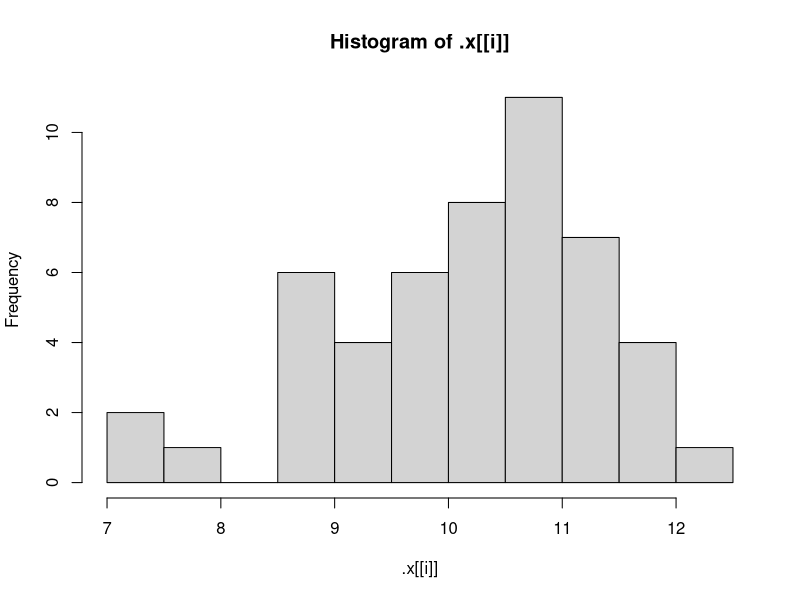
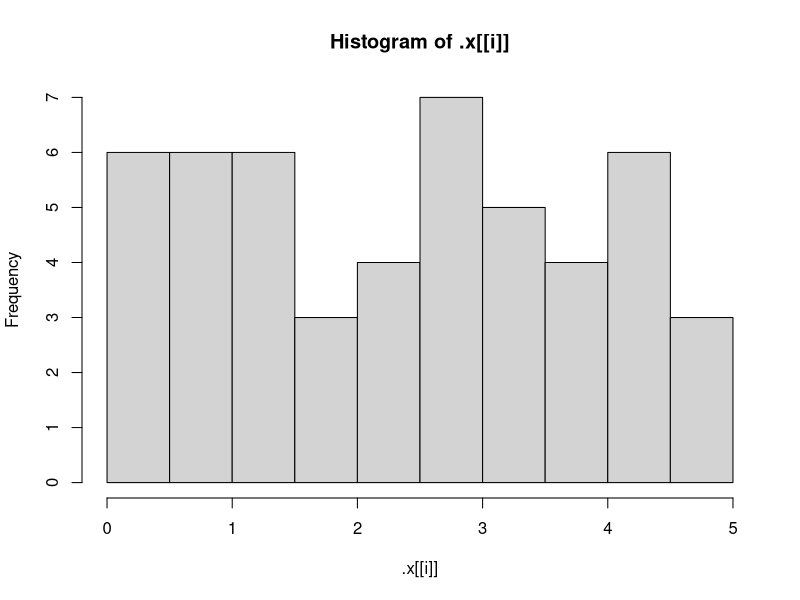
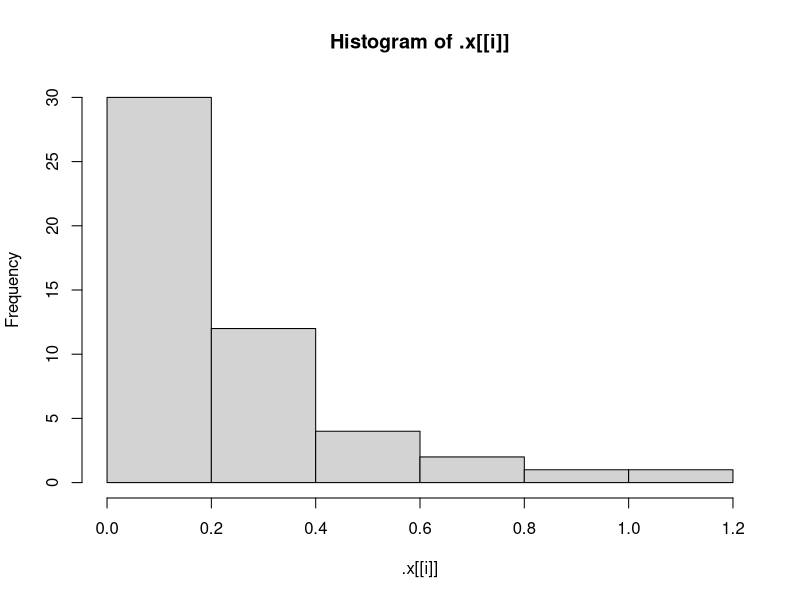
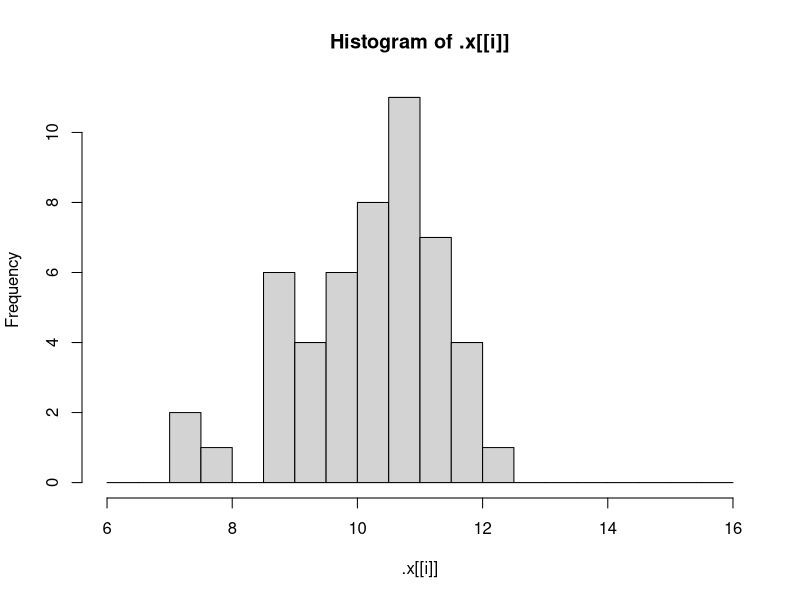
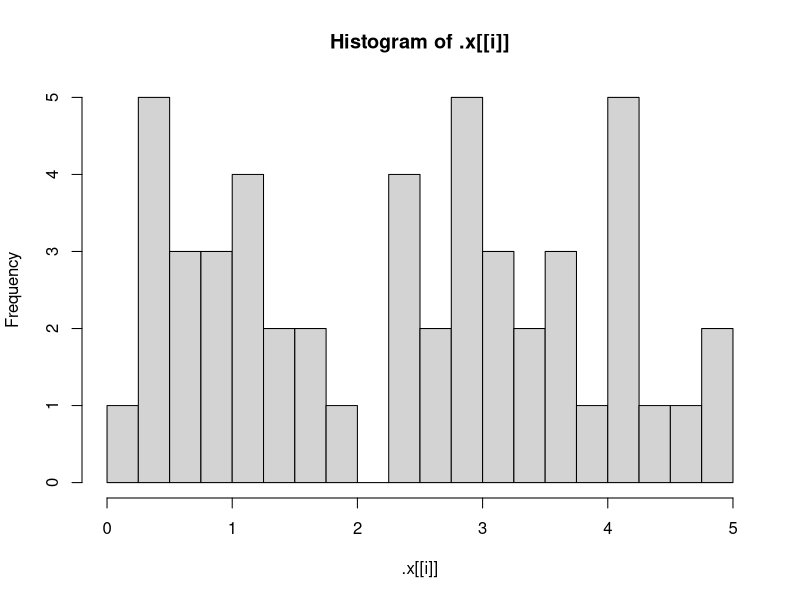
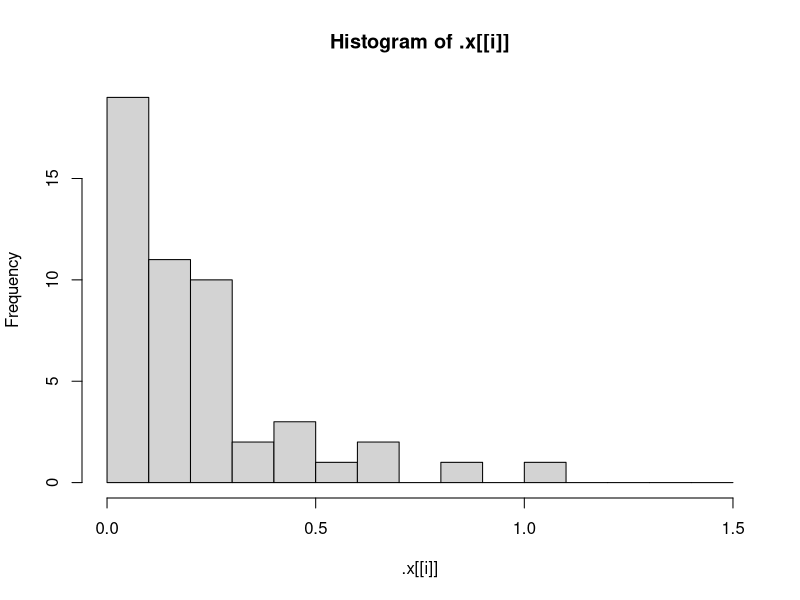
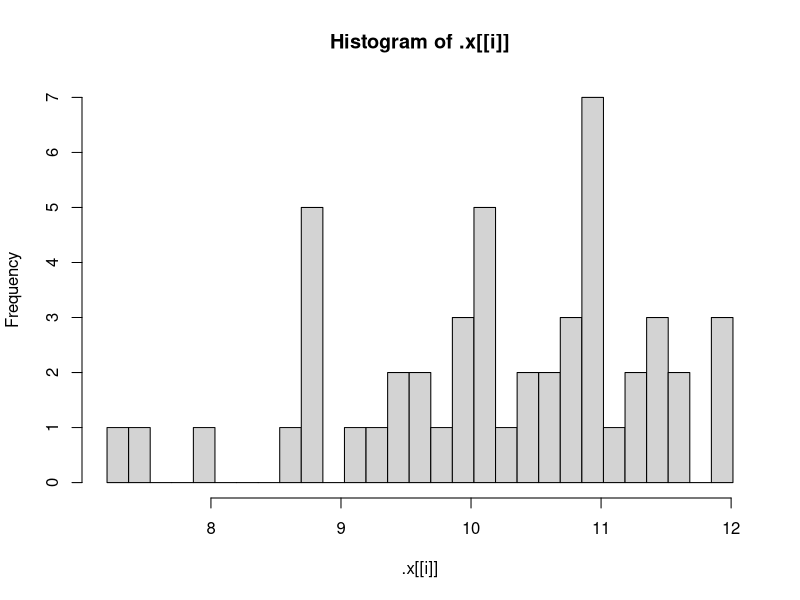
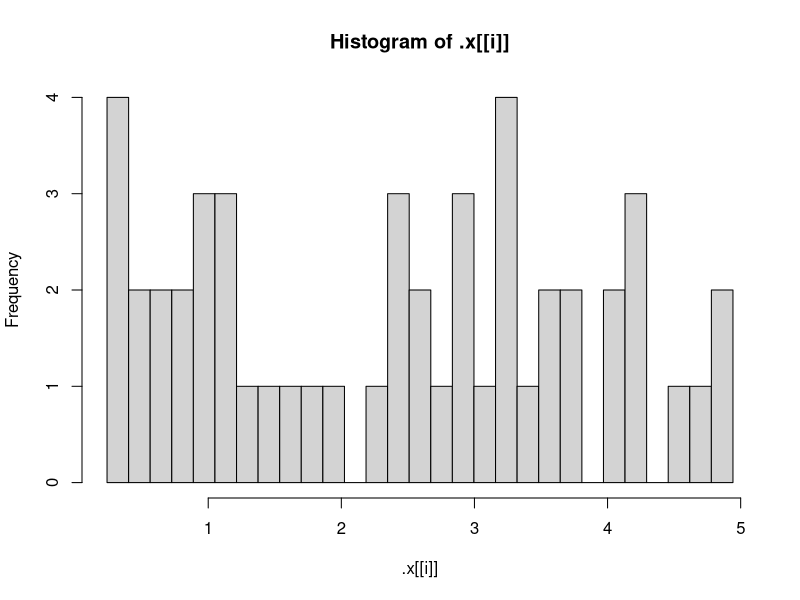

These figures' R source, in order:
## ---- chunk 1
knitr::opts_chunk$set(echo = TRUE)
## ---- chunk 2
library(purrr)
## ---- chunk 3
# typical function definition
add <- function(x, y=1){
  x+y
}

# 
args(add)
formals(add)
body(add)
environment(add)
## ---- chunk 4
# anonymous function
(function(x){x+1})(2)
## ---- chunk 5
x <- 2
g <- function(){
  y <- 1
  c(x,y)
}

g()

# 


## ---- chunk 6
# depends on environment 
f <- function() x
x <- 15
f()

# x in env is change
x <- 20
f()
## ---- chunk 7
typeof(letters)
typeof(1:10)
typeof(NULL)
length(NULL)
typeof(NA)
length(NA)
## ---- chunk 8
# looping over cols in a df
df <- data.frame(
  a = rnorm(10),
  b = rnorm(10),
  c = rnorm(10),
  d = rnorm(10)
)

for (i in 1:ncol(df)) {
  print(median(df[[i]]))
}

## ---- chunk 9
# Replace the 1:ncol(df) sequence
for (i in seq_along(df)) {
  print(median(df[[i]]))
}

# Create an empty data frame
empty_df <- data.frame()

# Repeat for loop to verify there is no error
for (i in seq_along(empty_df)) {
  print(median(empty_df[[i]]))
}

# Create new double vector: output
output <- vector(mode = "double", ncol(df))

# Alter the loop
for (i in seq_along(df)) {
  # Change code to store result in output
  output[[i]] <- median(df[[i]])
}

# Print output
print(output)
## ---- chunk 10
# Define example vector x
x <- c(1:10, NA)

# Define rng
rng <- range(x, na.rm=TRUE)

# Rewrite this snippet to refer to the elements of rng
(x - min(x, na.rm = TRUE)) /
  (rng[2] - rng[1])

# Use this in function
rescale01 <- function(x) {
  rng <- range(x, na.rm=TRUE)
  (x - rng[1]) / (rng[2] - rng[1])
}

# Test your function, call rescale01 using the vector x as the argument
rescale01(x)
## ---- chunk 11
# Define example vectors x and y
x <- c( 1, 2, NA, 3, NA)
y <- c(NA, 3, NA, 3,  4)

# Count how many elements are missing in both x and y
sum(is.na(x) & is.na(y))

# Turn this snippet into a function: both_na()
both_na <- function(x,y){
  sum(is.na(x) & is.na(y))
}
## ---- chunk 12
# Altered mean_ci function
mean_ci <- function(x, level = 0.95) {
  if (length(x) == 0) {
    warning("`x` was empty", 
    interval <- c(-Inf, Inf))
    return(interval)
  } else {
    se <- sd(x) / sqrt(length(x))
    alpha <- 1 - level
    mean(x) + se * qnorm(c(alpha / 2, 1 - alpha / 2))
  }
}

mean_ci(numeric(0))
mean_ci(x)

# replace_missings function
replace_missings <- function(x, replacement) {
  x[is.na(x)] <- replacement
  cat(sum(is.na(x)), replacement, "\n")
  x
}

replace_missings(x, 0)

# A few more tweaks...
replace_missings <- function(x, replacement) {
  is_miss <- is.na(x)
  x[is_miss] <- replacement
  
  # Rewrite to use message()
  message(sum(is_miss), " missings replaced by the value ", replacement)
  x
}

replace_missings(x, replacement=10)

## ---- chunk 13
# Initialize output vector
output <- numeric(ncol(df))

for (i in seq_along(df)){
  output[i] <- median(df[[i]])
}

# turn this code into col_median()
col_median <- function(df){
  output <- numeric(ncol(df))
  for (i in seq_along(df)){
    output[[i]] <- median(df[[i]])
  }
  output
}

col_median(df)

# change to col_mean()
col_mean <- function(df) {
  output <- numeric(ncol(df))
  for (i in seq_along(df)) {
    output[[i]] <- mean(df[[i]])
  }
  output
}

# Define col_sd() function
col_sd <- function(df) {
  output <- numeric(length(df))
  for (i in seq_along(df)) {
    output[[i]] <- sd(df[[i]])
  }
  output
}

## ---- chunk 14
# Add a second argument called power
f <- function(x, power) {
    # Edit the body to return absolute deviations raised to power
    (abs(x - mean(x)))^power
}
## ---- chunk 15
# col_sumamry function
col_summary <- function(df, fun){
  output <- numeric(length(df))
  for (i in seq_along(df)){
    output[i] <- fun(df[[i]])
  }
  output
}

col_summary(df, fun = median)
col_summary(df, fun = mean)
col_summary(df, fun = sd)

# Find the column IQRs using col_summary()
col_summary(df, fun = IQR)

## ---- chunk 16
# Use map_dbl() to find column means
map_dbl(df, mean)

# Use map_dbl() to column medians
map_dbl(df, median)

# Use map_dbl() to find column standard deviations
map_dbl(df, sd)
## ---- chunk 17
cyl <- split(mtcars, mtcars$cyl)
str(cyl)
head(cyl[[1]])
## ---- chunk 18
# structure of cyl
str(cyl)

# first element into four_cyls
four_cyls <- cyl[[1]]

# linear regression of mpg on wt using four_cyls
lm(mpg ~ wt, data=four_cyls)

# Rewrite to call an anonymous function
map(cyl, function(df) lm(mpg ~ wt, df))

# Rewrite to use the formula shortcut instead
map(cyl, ~lm(mpg ~ wt, data = .))

# Save the result from the previous exercise to the variable models
models <- map(cyl, ~ lm(mpg ~ wt, data = .))

# Use map and coef to get the coefficients for each model: coefs
coefs <- map(models, coef)

# Use string shortcut to extract the wt coefficient 
map(coefs, "wt")

# pull out the second element
map_dbl(coefs, 2)

## ---- chunk 19
# Define models 
models <- mtcars %>% 
  split(mtcars$cyl) %>%
  map(~ lm(mpg ~ wt, data = .))

# Rewrite to be a single command using pipes 
summaries <- models %>%
  map(summary) %>%
  map_dbl("r.squared")
## ---- chunk 20
# safe_log
safe_log <- safely(log)
safe_log(-1)
safe_log("a")

# Create safe_readLines()
safe_readLines <- safely(readLines)

# Call on "http://example.org"
example_lines <- safe_readLines("http://example.org")
example_lines

# Call on "http://asdfasdasdkfjlda"
nonsense_lines <- safe_readLines("http://asdfasdasdkfjlda")
nonsense_lines
## ---- chunk 21
urls <- list(
  example = "http://example.org",
  rproj = "http://www.r-project.org",
  asdf = "http://asdfasdasdkfjlda"
)

# Define safe_readLines()
safe_readLines <- safely(readLines)

# Use the safe_readLines() function with map(): html
html <- map(urls, safe_readLines)

# Call str() on html
str(html)

# Extract the result from one of the successful elements
head(html[["example"]]$result)

# Extract the error from the element that was unsuccessful
html[["asdf"]][["error"]]

## ---- chunk 22
# Examine the structure of transpose(html)
str(transpose(html))

# Extract the results: res
res <- transpose(html)[["result"]]

# Extract the errors: errs
errs <- transpose(html)[["error"]]

# Create a logical vector is_ok
is_ok <- map_lgl(errs, is_null)

# Extract the successful results
#head(res[is_ok])

# Find the URLs that were unsuccessful
urls[!is_ok]
## ---- chunk 23
# rnorm(5)
# rnorm(10)
# rnorm(20)

# using map:
map(list(5,10,20), rnorm)

# rnorm(5, mean = 1)
# rnorm(10, mean = 5)
# rnorm(20, mean = 10)

# using map2
str(map2(list(5, 10, 20), list(1, 5, 10), rnorm))
## ---- chunk 24
my_list <- pmap(list(n =    list(5, 10, 20),
          mean = list(1, 5, 10),
          sd =   list(0.1, 0.5, 0.1)), rnorm)

str(my_list)
## ---- chunk 25
my_list <- invoke_map(list(rnorm, runif, rexp), n = 5)
str(my_list)

# Define list of functions
funs <- list("rnorm", "runif", "rexp")

# Parameter list for rnorm()
rnorm_params <- list(mean = 10)

# Add a min element with value 0 and max element with value 5
runif_params <- list(min = 0, max = 5)

# Add a rate element with value 5
rexp_params <- list(rate = 5)

# Define params for each function
params <- list(
  rnorm_params,
  runif_params,
  rexp_params
)

# Call invoke_map() on funs supplying params and setting n to 5
invoke_map(funs, params, n = 5)

## ---- chunk 26
x <- list(1, "a", 3)

# print side effect
x %>% 
  walk(print)

library(ggplot2)
plots <- cyl %>% 
  map(~ ggplot(., aes(mpg, wt)) + geom_point())

paths <- paste0(names(plots), ".pdf")

# following code saves as pdf 
#walk2(paths, plots, ggsave)

# walk() in a pipeline
lengths <- x %>% 
  walk(print) %>% 
  map_dbl(length)

lengths
## ---- chunk 27
# Define list of functions
funs <- list(Normal = "rnorm", Uniform = "runif", Exp = "rexp")

# Define params
params <- list(
  Normal = list(mean = 10),
  Uniform = list(min = 0, max = 5),
  Exp = list(rate = 5)
)

# Assign the simulated samples to sims
sims <- invoke_map(funs, params, n = 50)

# Use walk() to make a histogram of each element in sims
walk(sims, hist)
## ---- chunk 28
# Reasonable breaks for each sample
breaks_list <- list(
  Normal = seq(6, 16, 0.5),
  Uniform = seq(0,5, 0.25),
  Exp = seq(0, 1.5, 0.1)
)

# Use walk2() to make histograms with the right breaks
walk2(sims, breaks_list, hist)
## ---- chunk 29
# find_breaks()
find_breaks <- function(x){
  rng <- range(x, na.rm = TRUE)
  seq(rng[1], rng[2], length.out = 30)
}

# Call find_breaks() on sims[[1]]
find_breaks(sims[[1]])

# Use map() to iterate find_breaks() over sims
nice_breaks <- map(sims, find_breaks)

# Use nice_breaks as the second argument to walk2()
walk2(sims, nice_breaks, hist)

# Increase sample size to 1000
sims <- invoke_map(funs, params, n = 1000)

# Compute nice_breaks (don't change this)
nice_breaks <- map(sims, find_breaks)

# Create a vector nice_titles
nice_titles <- c("Normal(10, 1)", "Uniform(0, 5)", "Exp(5)")

# Use pwalk() instead of walk2()
pwalk(.l = list(x=sims, breaks = nice_breaks, main=nice_titles), .f=hist, xlab= "")

# Pipe this along to map(), using summary() as .f
sims %>%
  walk(hist) %>%
  map(summary)

